Frame 1 (no input): blank canvas, image omitted
Frame 60 (no input): blank canvas, image omitted
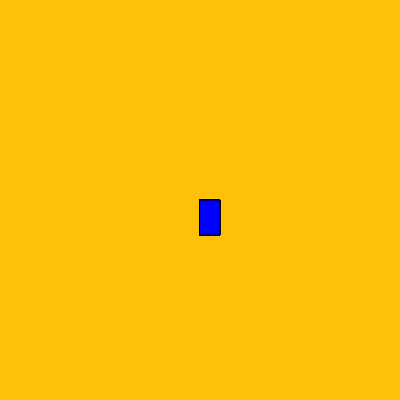
Frame 120 (the mouse pressed at the canvas centre since frame 60)

The p5.js sketch whose frames 1 and 60 were blank and that drew this single picture after the mouse press (run headless with seeded random() and noise() and a simulated clock; from frame 60 on, the mouse is pressed at the canvas centre):

// p5.js sketch
// ── sketch.js
function setup() {
  createCanvas(400, 400);
  background("#FFC107")
}

function draw() {
  stroke("black");
  fill("blue");
  
  
  if (mouseIsPressed) {
    rect(mouseX, mouseY, 20, 35);
  }
}
